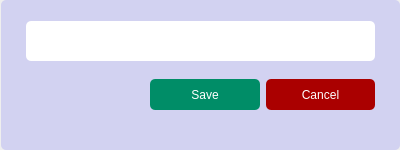
<?xml version="1.0" encoding="UTF-8"?>
<ui version="4.0">
 <class>Dialog</class>
 <widget class="QDialog" name="Dialog">
  <property name="geometry">
   <rect>
    <x>0</x>
    <y>0</y>
    <width>400</width>
    <height>150</height>
   </rect>
  </property>
  <property name="maximumSize">
   <size>
    <width>500</width>
    <height>400</height>
   </size>
  </property>
  <property name="windowTitle">
   <string>Add Category</string>
  </property>
  <property name="styleSheet">
   <string notr="true">border-radius: 5px;</string>
  </property>
  <layout class="QVBoxLayout" name="verticalLayout">
   <property name="leftMargin">
    <number>1</number>
   </property>
   <property name="topMargin">
    <number>0</number>
   </property>
   <property name="rightMargin">
    <number>0</number>
   </property>
   <property name="bottomMargin">
    <number>0</number>
   </property>
   <item>
    <widget class="QWidget" name="widget" native="true">
     <property name="maximumSize">
      <size>
       <width>56789</width>
       <height>16777215</height>
      </size>
     </property>
     <property name="styleSheet">
      <string notr="true">background-color: rgb(210, 210, 241);</string>
     </property>
     <layout class="QVBoxLayout" name="verticalLayout_2">
      <property name="leftMargin">
       <number>25</number>
      </property>
      <property name="rightMargin">
       <number>25</number>
      </property>
      <item>
       <widget class="QLineEdit" name="name">
        <property name="sizePolicy">
         <sizepolicy hsizetype="Expanding" vsizetype="Expanding">
          <horstretch>0</horstretch>
          <verstretch>0</verstretch>
         </sizepolicy>
        </property>
        <property name="minimumSize">
         <size>
          <width>0</width>
          <height>8</height>
         </size>
        </property>
        <property name="maximumSize">
         <size>
          <width>16777215</width>
          <height>40</height>
         </size>
        </property>
        <property name="styleSheet">
         <string notr="true">background-color: rgb(255, 255, 255);
font: 75 11pt &quot;MS Shell Dlg 2&quot;;</string>
        </property>
       </widget>
      </item>
      <item>
       <widget class="QWidget" name="widget_5" native="true">
        <property name="sizePolicy">
         <sizepolicy hsizetype="Preferred" vsizetype="Preferred">
          <horstretch>0</horstretch>
          <verstretch>0</verstretch>
         </sizepolicy>
        </property>
        <property name="maximumSize">
         <size>
          <width>16777215</width>
          <height>50</height>
         </size>
        </property>
        <layout class="QHBoxLayout">
         <property name="topMargin">
          <number>0</number>
         </property>
         <property name="rightMargin">
          <number>0</number>
         </property>
         <property name="bottomMargin">
          <number>19</number>
         </property>
         <item>
          <widget class="QWidget" name="widget_2" native="true">
           <property name="sizePolicy">
            <sizepolicy hsizetype="Expanding" vsizetype="Expanding">
             <horstretch>0</horstretch>
             <verstretch>0</verstretch>
            </sizepolicy>
           </property>
          </widget>
         </item>
         <item>
          <widget class="QPushButton" name="save">
           <property name="sizePolicy">
            <sizepolicy hsizetype="Expanding" vsizetype="Preferred">
             <horstretch>0</horstretch>
             <verstretch>0</verstretch>
            </sizepolicy>
           </property>
           <property name="maximumSize">
            <size>
             <width>400</width>
             <height>500</height>
            </size>
           </property>
           <property name="styleSheet">
            <string notr="true">color: rgb(255, 255, 255);
font: 11pt &quot;Open Sans Extrabold&quot;;
background-color: rgb(0, 141, 103);</string>
           </property>
           <property name="text">
            <string>Save</string>
           </property>
          </widget>
         </item>
         <item>
          <widget class="QPushButton" name="cancel">
           <property name="sizePolicy">
            <sizepolicy hsizetype="Expanding" vsizetype="Expanding">
             <horstretch>0</horstretch>
             <verstretch>0</verstretch>
            </sizepolicy>
           </property>
           <property name="maximumSize">
            <size>
             <width>500</width>
             <height>16777215</height>
            </size>
           </property>
           <property name="styleSheet">
            <string notr="true">font: 11pt &quot;Open Sans Extrabold&quot;;
color: rgb(255, 255, 255);
background-color: rgb(170, 0, 0);</string>
           </property>
           <property name="text">
            <string>Cancel</string>
           </property>
          </widget>
         </item>
        </layout>
       </widget>
      </item>
     </layout>
    </widget>
   </item>
  </layout>
 </widget>
 <resources/>
 <connections/>
</ui>
